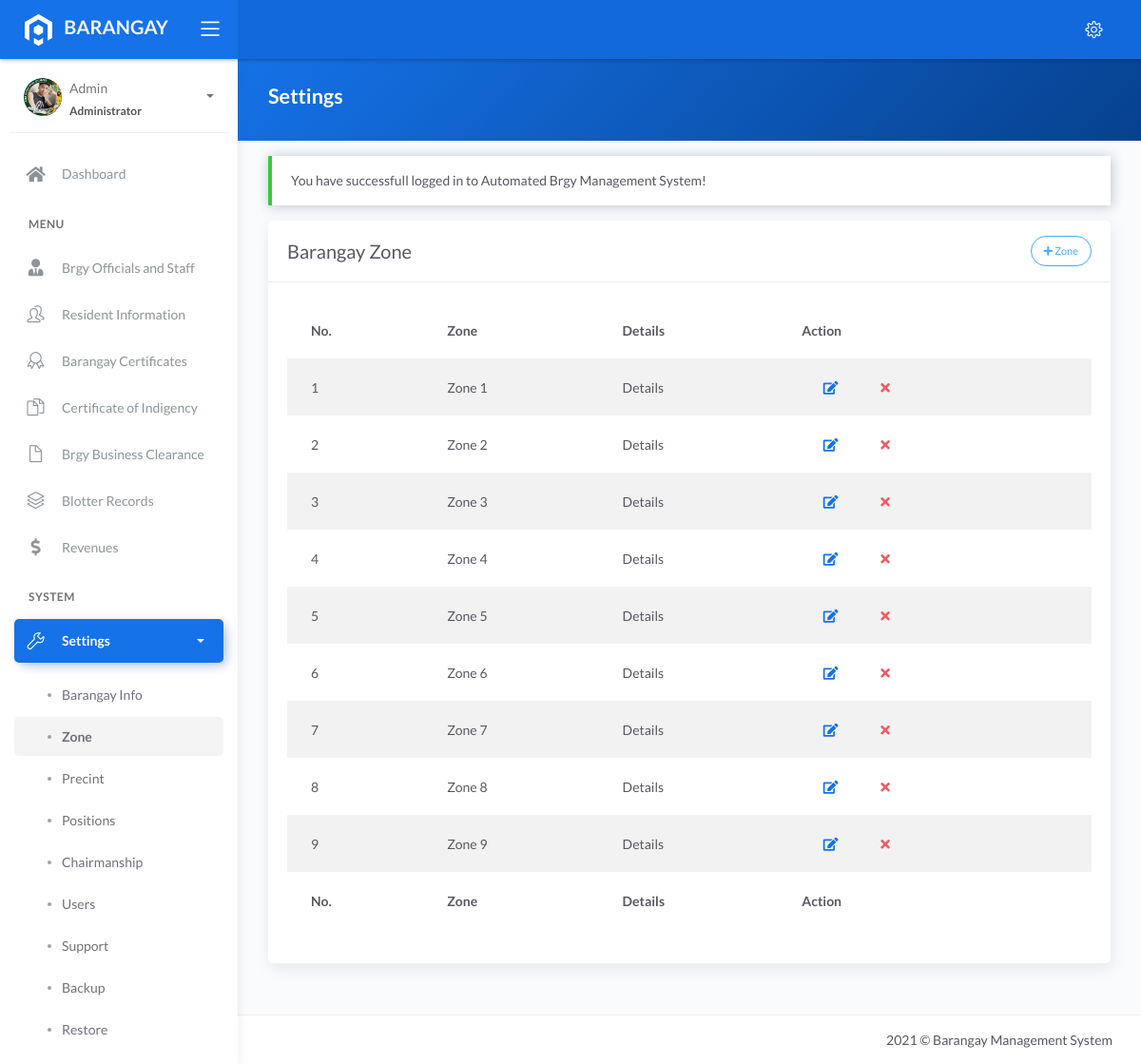
Screenshot of /purok.php (signed in) with the database file from the repository.
### tables this page shows
CREATE TABLE `tblpurok` (
  `id` int(11) NOT NULL AUTO_INCREMENT,
  `name` varchar(255) DEFAULT NULL,
  `details` text DEFAULT NULL,
  PRIMARY KEY (`id`)
);

### purok.php (the view, shortened to what this page needs)
<?php include 'server/server.php' ?>
<?php
    $query = "SELECT * FROM tblpurok ORDER BY `name`";
    $result = $conn->query($query);
    $purok = array();
	while($row = $result->fetch_assoc()){
		$purok[] = $row;
	}
?>
<!DOCTYPE html>
<html lang="en">
<head>
	<?php include 'templates/header.php' ?>
</head>
<body>
	<div class="wrapper">
		<?php include 'templates/main-header.php' ?>
		<?php include 'templates/sidebar.php' ?>
		<div class="main-panel">
			<div class="content">
				<div class="panel-header bg-primary-gradient">
					<div class="page-inner">
						<div class="d-flex align-items-left align-items-md-center flex-column flex-md-row">
							<div>
								<h2 class="text-white fw-bold">Settings</h2>
							</div>
						</div>
					</div>
				</div>
				<div class="page-inner">
					<div class="row mt--2">
						<div class="col-md-12">
                            <?php if(isset($_SESSION['message'])): ?>
                                <div class="alert alert-<?php echo $_SESSION['success']; ?> <?= $_SESSION['success']=='danger' ? 'bg-danger text-light' : null ?>" role="alert">
                                    <?php echo $_SESSION['message']; ?>
                                </div>
                            <?php endif ?>
                            <div class="card">
								<div class="card-header">
									<div class="card-head-row">
										<div class="card-title">Barangay Zone</div>
										<div class="card-tools">
											<a href="#add" data-toggle="modal" class="btn btn-info btn-border btn-round btn-sm">
												<i class="fa fa-plus"></i>
												Zone
											</a>
										</div>
									</div>
								</div>
								<div class="card-body">
                                    <div class="table-responsive">
                                        <table class="table table-striped">
                                            <thead>
                                                <tr>
                                                    <th scope="col">No.</th>
                                                    <th scope="col">Zone</th>
                                                    <th scope="col">Details</th>
                                                    <th scope="col">Action</th>
                                                </tr>
                                            </thead>
                                            <tbody>
                                                <?php if(!empty($purok)): ?>
                                                    <?php $no=1; foreach($purok as $row): ?>
                                                    <tr>
                                                        <td><?= $no ?></td>
                                                        <td><?= $row['name'] ?></td>
                                                        <td><?= $row['details'] ?></td>
                                                        <td>
                                                            <div class="form-button-action">
                                                                <a type="button" href="#edit" data-toggle="modal" class="btn btn-link btn-primary" title="Edit Zone" onclick="editPurok(this)"
                                                                    data-name="<?= $row['name'] ?>" data-details="<?= $row['details'] ?>" data-id="<?= $row['id'] ?>">
                                                                    <i class="fa fa-edit"></i>
                                                                </a>
                                                                <a type="button" data-toggle="tooltip" href="model/remove_purok.php?id=<?= $row['id'] ?>" onclick="return confirm('Are you sure you want to delete this zone?');" class="btn btn-link btn-danger" data-original-title="Remove">
                                                                    <i class="fa fa-times"></i>
                                                                </a>
                                                            </div>
                                                        </td>
                                                    </tr>
                                                    <?php $no++; endforeach ?>
                                                <?php else: ?>
                                                    <tr>
                                                        <td colspan="4" class="text-center">No Available Data</td>
                                                    </tr>
                                                <?php endif ?>
                                            </tbody>
                                            <tfoot>
                                                <tr>
                                                    <th scope="col">No.</th>
                                                    <th scope="col">Zone</th>
                                                    <th scope="col">Details</th>
                                                    <th scope="col">Action</th>
                                                </tr>
                                            </tfoot>
                                        </table>
                                    </div>
								</div>
							</div>
						</div>
					</div>
				</div>
			</div>
			<?php include 'templates/main-footer.php' ?>
		</div>
	</div>
</body>
</html>

### rows the page displays
tblpurok: name "Zone 1", details "Details"
tblpurok: name "Zone 2", details "Details"
tblpurok: name "Zone 3", details "Details"
tblpurok: name "Zone 4", details "Details"
tblpurok: name "Zone 5", details "Details"
tblpurok: name "Zone 6", details "Details"
tblpurok: name "Zone 7", details "Details"
tblpurok: name "Zone 8", details "Details"
tblpurok: name "Zone 9", details "Details"

### other values shown
$_SESSION['username'] "Admin"
$_SESSION['role'] "Administrator"
$_SESSION['message'] "You have successfull logged in to Automated Brgy Management System!"
